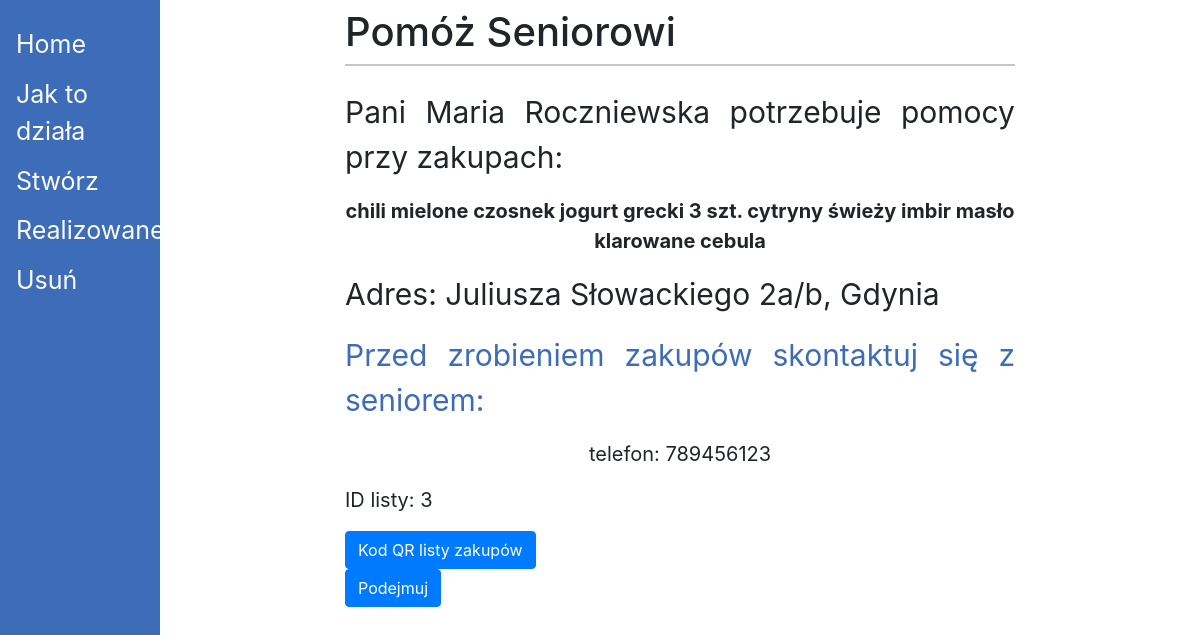
The app's page /info/3/ with its own data.
### main/models.py (models this page shows, shortened)
class ListaZakupow(models.Model):
    lista = models.TextField()
    miejscowosc = models.CharField(max_length=100)
    adres = models.CharField(max_length=100)
    telefon = models.CharField(max_length=15)
    email = models.EmailField(null = True, blank = True)
    imie = models.CharField(max_length=15)
    nazwisko = models.CharField(max_length=40)
    data = models.DateField(auto_now=True)
    aktywne = models.BooleanField(null=True, default=True )
    realizacja = models.BooleanField(null=True,  default=False)

### main/views.py (the view)
# urls.py: path('info/<int:id>/', info),
def info(request,id):
    lista = ListaZakupow.objects.get(id=id)
    generationQrCode(lista.id,lista.lista)
    if request.GET.get('mybtn'):
        lista.aktywne = False
        lista.realizacja = True
        lista.save()
    return render(request,'main/info.html',{'lista':lista })

### main/extraFunction.py (called while the page is built)
def generationQrCode(name, content ):
    img = qrcode.make(content)
    img.save(f'E:\\code\\Django\\Senior\\mysite\\main\\static\\main\\code\\{name}.jpg')

### main/templates/main/info.html (shortened to what this page needs)
{% extends 'main/base.html' %}
{% load static %}
{% block content %}
    <p class="text-justify" style="font-size:30px">
        Pani {{ lista.imie }} {{ lista.nazwisko }} potrzebuje pomocy przy zakupach:
    </p>
    <p class="font-weight-bold text-center " style="font-size:20px">{{ lista.lista }}</p>
    <p class="text-justify" style="font-size:30px">
       Adres: {{ lista.adres }}, {{ lista.miejscowosc }}
    </p>
    <p class="text-justify" style="font-size:30px; color: #3d6cb9;">
        Przed zrobieniem zakupów skontaktuj się z seniorem:
    </p>
    <p class="text-justify text-center" style="font-size:20px;">
        telefon: {{ lista.telefon }}
    </p>
    <p class="text-justify" style="font-size:20px;">
        ID listy:  {{ lista.id }}
    </p>
    <button type="button" class="btn btn-primary" data-bs-toggle="modal" data-bs-target="#staticBackdrop">
        Kod QR listy zakupów
    </button>
    {% if lista.aktywne %}
        <form action="#" method="get">
            <input type="submit" class="btn btn-primary" value="Podejmuj" name="mybtn">
        </form>
    {% endif %}
    {% endblock %}

### records on screen
ListaZakupow: imie "Maria", nazwisko "Roczniewska", lista "chili mielone czosnek jogurt grecki 3 szt. cytryny świeży imbir masło klarowane cebula", adres "Juliusza Słowackiego 2a/b", miejscowosc "Gdynia", telefon "789456123", id "3"
